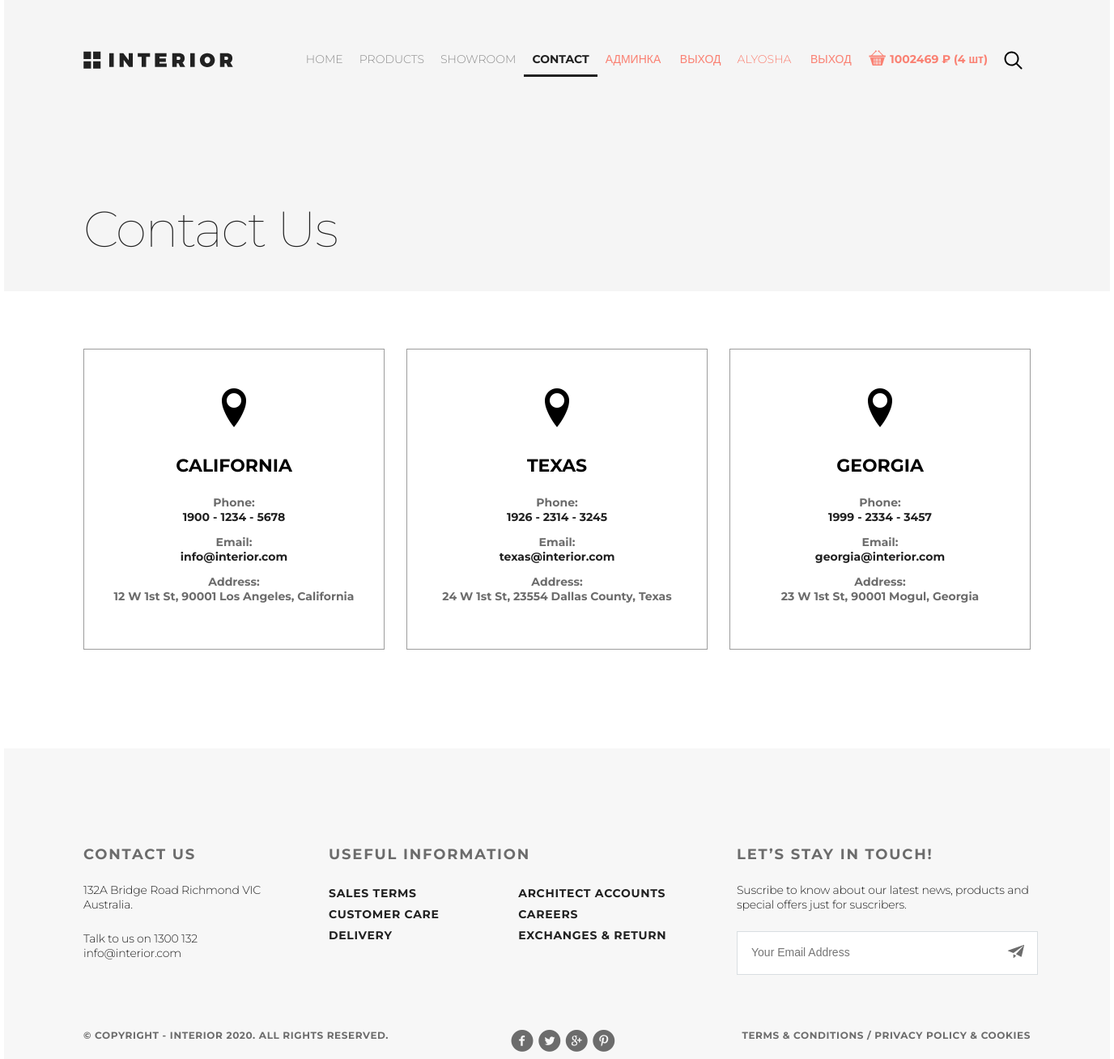
Page /contact/ (signed in) on the committed database.
### authapp/models.py (models this page shows)
class ShopUser(AbstractUser):
    age = models.PositiveIntegerField(verbose_name='возраст', null=True)
    avatar = models.ImageField(upload_to='users_avatars', blank=True)
    def basket_cost(self):
        return sum(item.product.price * item.quantity for item in self.user_basket.all())
    def basket_total_quantity(self):
        return sum(item.quantity for item in self.user_basket.all())
    class Meta:
        verbose_name = 'Пользователь'
        verbose_name_plural = 'Пользователи'
        ordering = ['-is_active', '-is_superuser', '-is_staff', 'username']

### basketapp/models.py (models this page shows)
class BasketItem(models.Model):
    user = models.ForeignKey(
        get_user_model(),
        verbose_name='Пользователь',
        on_delete=models.CASCADE,
        related_name='user_basket'
    )
    product = models.ForeignKey(Product, verbose_name='Продукт', on_delete=models.CASCADE)
    quantity = models.PositiveIntegerField(default=0, verbose_name='Количество')
    mod_datetime = models.DateTimeField(auto_now=True,  verbose_name='Дата изменения')
    class Meta:
        verbose_name = 'корзина'
        verbose_name_plural = 'корзины'
        ordering = ['product']

### mainapp/models.py (models this page shows, shortened)
class Product(models.Model):
    category = models.ForeignKey(ProductCategory,
                                 on_delete=models.CASCADE,
                                 verbose_name='категория продукта')
    name = models.CharField('имя продукта', max_length=128)
    image = models.ImageField(upload_to='products_images', blank=True)
    short_desc = models.CharField('краткое описание продукта', max_length=64, blank=True)
    description = models.TextField('описание продукта', blank=True)
    price = models.DecimalField('цена продукта', max_digits=8, decimal_places=2, default=0)
    quantity = models.PositiveIntegerField('количество на складе', default=0)
    is_active = models.BooleanField(verbose_name='активность', default=True)
    modified_date = models.DateTimeField(
        verbose_name='дата изменения', auto_now=True)
    class Meta:
        verbose_name = 'продукт'
        verbose_name_plural = 'продукты'
        ordering = ['-is_active', 'category', 'name']

### mainapp/views.py (the view)
# urls.py: path('contact/', mainapp.contact, name='contact'),
def contact(request):
    context = {
        'page_title': 'Contact',
        'locations': LOCATIONS,
        'links_menu': LINKS_MENU,
    }
    return render(request, 'mainapp/contact.html', context)

### mainapp/templates/mainapp/contact.html
{% extends 'mainapp/base.html' %}
{% block container %}
    <section class="padding-site our-products clearfix">
        {% include 'mainapp/includes/inc__main_menu.html' %}
        <p class="our-products-text">Contact Us</p>
    </section>
    <section class="interior-contact padding-site">
        {% if locations %}
            {% for location in locations.locations %}
                <div class="contact"><a href="#">
                    <span class="icon-location contact__location-font"></span>
                    <h4>{{ location.city }}</h4>
                    <p>Phone:</p>
                    <p>{{ location.phone }}</p>
                    <p>Email:</p>
                    <p>{{ location.email }}</p>
                    <p>Address:</p>
                    <p>{{ location.address }}</p>
                </a></div>
            {% endfor %}
        {% else %}
            <h3>No data...</h3>
        {% endif %}
    </section>
{% endblock %}

### mainapp/templates/mainapp/includes/inc__main_menu.html (shortened to what this page needs)
{% load static %}
<header class="header">
    <a href="{% url 'main:index' %}"><img class="logo" src="{% static 'img/logo.svg' %}" alt="logo"></a>
    <ul class="menu clearfix">
        {% for link in links_menu.links_menu %}
            <li class="menu_list">
                <a href="{% url link.href %}"
                   class="
                   menu_link
                   {% if 'main:'|add:request.resolver_match.url_name == link.href or request.resolver_match.url_name == 'catalog' and link.name == 'products' or request.resolver_match.url_name == 'showroom_catalog' and link.name == 'showroom' or request.resolver_match.url_name == 'product_page' and link.name == 'products' %}
                   menu_link__active
                   {% endif %}
">
                    {{ link.name|upper }}
                </a>
            </li>
        {% endfor %}
        {% if user.is_superuser %}
        <li class="menu_list">
            <a href="{% url 'my_admin:index' %}" class="menu_link forms-menu">
                админка
            </a>
            <a href="{% url 'auth:logout' %}" class="menu_link forms-menu">
                выход
            </a>
        </li>
        {% endif %}
        {% if user.is_authenticated %}
            <li class="menu_list">
                <a href="{% url 'auth:user_profile' %}" class="menu_link forms-menu">
                    {{ user.first_name|default:'Пользователь' }}
                </a>
                <a href="{% url 'auth:logout' %}" class="menu_link forms-menu">
                    выход
                </a>
            </li>
        {% endif %}
        {% if user.is_authenticated %}
            <li class="menu_list">
                <a href="{% url 'basket:index' %}" class="menu_link forms-menu basket">
                    <span class="icon-basket"></span>
                    <span class="basket-items">{{ user.basket_cost|floatformat:0 }} &#8381; ({{ user.basket_total_quantity }} шт)</span>
                </a>
            </li>
        {% endif %}
        <li class="menu_list">
            <a href="{% url 'main:products' %}" class="menu_link"><img src="{% static 'img/search.svg' %}" alt="img"></a>
        </li>
    </ul>
</header>

### static/css/style.css (style rules this page uses)
* { margin: 0; padding: 0; }
html { height: 100%; }
body { height: 100%; font-family: "Montserrat", sans-serif; }
.clearfix:after { content: ""; display: table; clear: both; }
.padding-site { padding-left: 98px; padding-right: 98px; }
.logo { transition: 0.2s; }
.header { padding-top: 63px; }
.menu { float: right; }
.menu img { transition: 0.3s; }
.menu_list { list-style-type: none; float: left; }
.menu_link { color: #8c8c8c; font-size: 14px; font-weight: 300; text-transform: uppercase; text-decoration: none; padding: 10px 10px; transition: 0.1s; }
.menu_link__active { color: #212121; font-weight: 700; border-bottom: solid 3px #212121; }
.our-products { height: 360px; background-color: #f5f5f5; }
.our-products-text { margin-top: 156px; color: #212121; font-size: 62px; font-weight: 100; letter-spacing: -1.8px; }
.interior-contact { display: flex; justify-content: space-between; margin-top: 71px; margin-bottom: 122px; }
.interior-contact .contact { width: 370px; height: 370px; border: 1px solid #9c9c9c; text-align: center; }
.interior-contact .contact__location-font { font-size: 48px; display: inline-block; margin-top: 48px; margin-bottom: 34px; }
.interior-contact .contact h4 { font-size: 22px; font-weight: 700; text-transform: uppercase; margin-bottom: 23px; }
.interior-contact .contact p { color: #6c6c6c; font-size: 14px; font-weight: 700; }
.interior-contact .contact p:not(:last-child):nth-child(2n) { color: #212121; font-weight: 700; margin-bottom: 13px; }
.interior-contact .contact a { text-decoration: none; color: inherit; }
.forms-menu { color: salmon; }
.basket .icon-basket { display: inline-block; transform: scale(1.5); margin: 0 5px; }
.basket-items { text-transform: lowercase; font-weight: bold; }

### rows in the picture
ShopUser: first_name "ALYOSHA", basket_cost "1002469", basket_total_quantity "4"

### other values in the picture
{{ link.name|upper }} "HOME" "PRODUCTS" "SHOWROOM" "CONTACT"
{{ location.city }} "CALIFORNIA" "TEXAS" "GEORGIA"
{{ location.phone }} "1900 - 1234 - 5678" "1926 - 2314 - 3245" "1999 - 2334 - 3457"
{{ location.email }} "info@interior.com" "texas@interior.com" "georgia@interior.com"
{{ location.address }} "12 W 1st St, 90001 Los Angeles, California" "24 W 1st St, 23554 Dallas County, Texas" "23 W 1st St, 90001 Mogul, Georgia"
